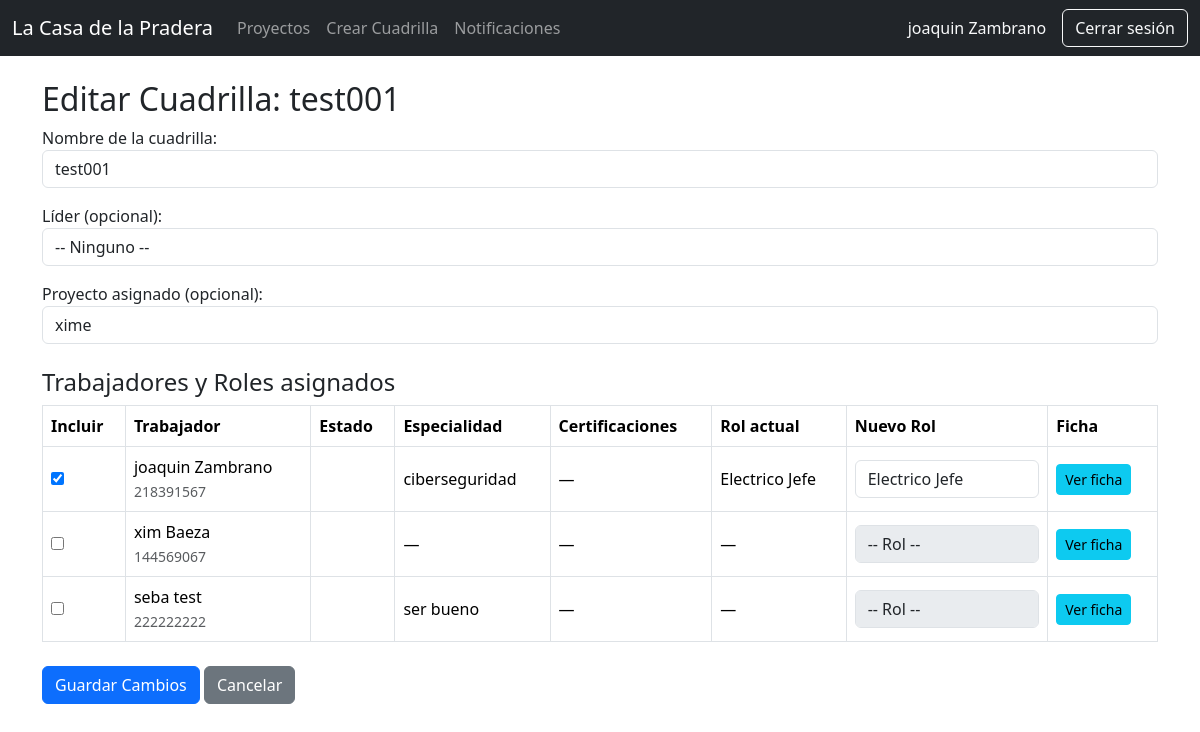
/personal/cuadrilla/12/editar/ (signed in), run on an earlier commit of the app's database.
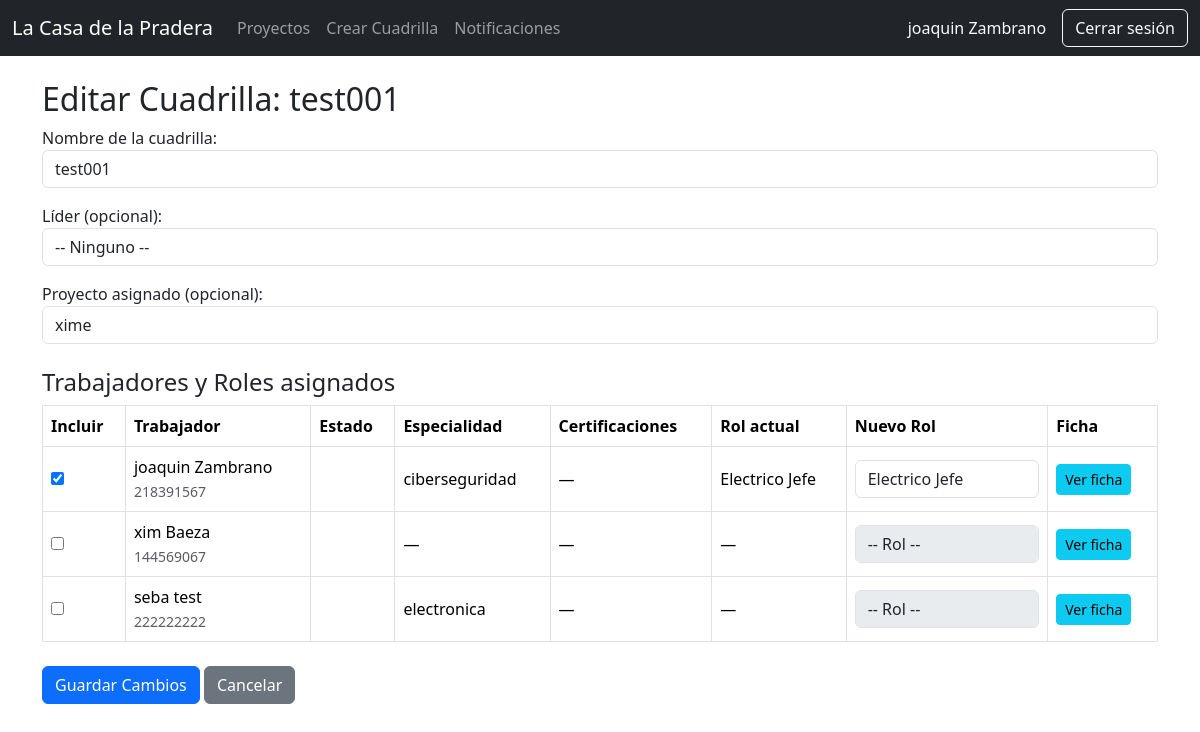
And on a later commit of the database.
### personal/models.py (models this page shows, shortened)
class Trabajador(models.Model):
    TIPO_CHOICES = [
        ('trabajador', 'Trabajador'),
        ('lider', 'Líder'),
        ('jefe', 'Jefe'),
    ]
    ESTADO_CHOICES = [
        ('disponible', 'Disponible'),
        ('asignado', 'Asignado'),
        ('vacaciones', 'Vacaciones'),
        ('licencia', 'Licencia'),
        ('inactivo', 'Inactivo'),
    ]
    rut = models.CharField(max_length=20, unique=True, validators=[rut_valido])
    nombre = models.CharField(max_length=100)
    apellido = models.CharField(max_length=100)
    email = models.EmailField()
    telefono = models.CharField(max_length=30, blank=True, null=True)
    direccion = models.CharField(max_length=255, blank=True, null=True)
    fecha_nacimiento = models.DateField(null=True, blank=True)
    tipo_trabajador = models.CharField(max_length=20, choices=TIPO_CHOICES, default='trabajador')
    especialidad = models.CharField(max_length=100, blank=True, null=True)
    estado = models.CharField(max_length=20, choices=ESTADO_CHOICES, default='disponible')
    fecha_ingreso = models.DateField(null=True, blank=True)
    anos_experiencia = models.PositiveIntegerField(default=0)
    user = models.OneToOneField(User, on_delete=models.SET_NULL, null=True, blank=True, related_name='trabajador_profile')
    activo = models.BooleanField(default=True)
    password_inicial = models.BooleanField(default=False)
    created_at = models.DateTimeField(auto_now_add=True)
    updated_at = models.DateTimeField(auto_now=True)
    class Meta:
        verbose_name = 'Trabajador'
        verbose_name_plural = 'Trabajadores'

### personal/views.py (the view, shortened to what this page needs)
@login_required
@user_passes_test(es_jefe)
def editar_cuadrilla(request, cuadrilla_id):
    cuadrilla = get_object_or_404(Cuadrilla, id=cuadrilla_id)
    trabajadores = Trabajador.objects.filter(activo=True).select_related("user")
    roles = Rol.objects.all()
    proyectos = Proyecto.objects.filter(jefe=request.user)
    asignaciones_actuales = {
        str(a.trabajador.id): a for a in Asignacion.objects.filter(cuadrilla=cuadrilla)
    }
    for t in trabajadores:
        t.asignacion = asignaciones_actuales.get(str(t.user.id)) if t.user else None
    return render(request, "cuadrilla_editar.html", {
        "cuadrilla": cuadrilla,
        "trabajadores": trabajadores,
        "roles": roles,
        "proyectos": proyectos,
    })

### core/context_processors.py (called while the page is built)
def notificaciones_no_leidas(request):
    if request.user.is_authenticated:
        return {
            "notifs_no_leidas": request.user.notificaciones.filter(leida=False).count()
        }
    return {"notifs_no_leidas": 0}

### personal/templatetags/custom_tags.py (called while the page is built)
@register.filter
def has_group(user, group_name):
    return user.groups.filter(name=group_name).exists()

### personal/views.py (called while the page is built)
def es_jefe(user):
    return user.groups.filter(name='JefeProyecto').exists()

### personal/templates/cuadrilla_editar.html (shortened to what the changed rows need)
{% extends 'base.html' %}
{% block content %}
<h2>Editar Cuadrilla: {{ cuadrilla.nombre }}</h2>
<form method="post">
    <table class="table table-bordered align-middle">
        <thead>
            <tr>
                <th>Incluir</th>
                <th>Trabajador</th>
                <th>Estado</th>
                <th>Especialidad</th>
                <th>Certificaciones</th>
                <th>Rol actual</th>
                <th>Nuevo Rol</th>
                <th>Ficha</th>
            </tr>
        </thead>
        <tbody>
            {% for t in trabajadores %}
            <tr class="{% if t.estado_real == 'ocupado' %}table-danger{% endif %}">
                <td>
                    {% if t.estado_real == 'ocupado' %}
                        <input type="checkbox" disabled>
                    {% else %}
                        <input class="trabajador-checkbox"
                               type="checkbox"
                               name="trabajadores"
                               value="{{ t.id }}"
                               {% if t.asignacion %}checked{% endif %}>
                    {% endif %}
                </td>
                <td>
                    {{ t.nombre }} {{ t.apellido }}<br>
                    <small class="text-muted">{{ t.rut }}</small>
                </td>
                <td>
                </td>
                <td>{{ t.especialidad|default:"—" }}</td>
                <td>
                    {% if t.tiene_certificaciones %}
                        <ul class="mb-0">
                            {% for c in t.certificacion_lista %}
                                <li>{{ c }}</li>
                            {% endfor %}
                        </ul>
                    {% else %}
                        —
                    {% endif %}
                </td>
                <td>
                    {% if t.asignacion and t.asignacion.rol %}
                        {{ t.asignacion.rol.nombre }}
                    {% else %}
                        —
                    {% endif %}
                </td>
                <td>
                    {% if t.estado_real == 'ocupado' %}
                        <select class="form-control" disabled><option>—</option></select>
                    {% else %}
                        <select name="roles_{{ t.id }}" class="form-control rol-select">
                            <option value="">-- Rol --</option>
                        </select>
                    {% endif %}
                </td>
                <td>
                    {% if t.user %}
                        <a href="{% url 'personal:detalle_trabajador' t.id %}"
                           class="btn btn-info btn-sm">Ver ficha</a>
                    {% else %}
                        <em>Sin usuario</em>
                    {% endif %}
                </td>
            </tr>
            {% endfor %}
        </tbody>
    </table>
</form>
{% endblock %}

What changed in the data, as far as the page shows it:
changed Trabajador "seba": especialidad "ser bueno" → "electronica"
